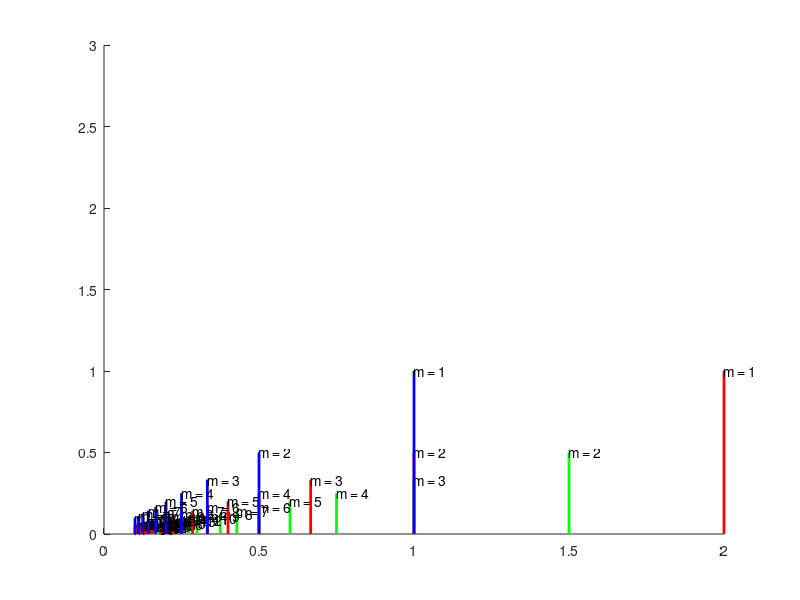

This figure's MATLAB source:
function plot_iota_rat
%PLOT_IOTA_RAT Makes a plot of n=1..3 rationals

xlim([0 2]);
ylim([0 3]);
hold on;
%n=3
for m=1:30
    plot([1 1].*(3/m),[0 1].*(1/m),'g','LineWidth',2);
    text((3/m),(1/m),['m = ' num2str(m,'%i')]);
end
%n=2
for m=1:20
    plot([1 1].*(2/m),[0 1].*(1/m),'r','LineWidth',2);
    text((2/m),(1/m),['m = ' num2str(m,'%i')]);
end
%n=1
for m=1:10
    plot([1 1].*(1/m),[0 1].*(1/m),'b','LineWidth',2);
    text((1/m),(1/m),['m = ' num2str(m,'%i')]);
end
end

